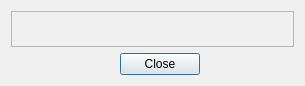
<?xml version="1.0" encoding="UTF-8"?>
<ui version="4.0">
 <class>dialogInfo</class>
 <widget class="QDialog" name="dialogInfo">
  <property name="geometry">
   <rect>
    <x>0</x>
    <y>0</y>
    <width>305</width>
    <height>86</height>
   </rect>
  </property>
  <property name="sizePolicy">
   <sizepolicy hsizetype="Minimum" vsizetype="Minimum">
    <horstretch>0</horstretch>
    <verstretch>0</verstretch>
   </sizepolicy>
  </property>
  <layout class="QVBoxLayout" name="verticalLayout">
   <item>
    <widget class="QFrame" name="frame">
     <property name="frameShape">
      <enum>QFrame::StyledPanel</enum>
     </property>
     <property name="frameShadow">
      <enum>QFrame::Raised</enum>
     </property>
     <layout class="QHBoxLayout" name="horizontalLayout">
      <item>
       <widget class="QLabel" name="label">
        <property name="sizePolicy">
         <sizepolicy hsizetype="Preferred" vsizetype="Minimum">
          <horstretch>0</horstretch>
          <verstretch>0</verstretch>
         </sizepolicy>
        </property>
        <property name="text">
         <string/>
        </property>
        <property name="alignment">
         <set>Qt::AlignLeading|Qt::AlignLeft|Qt::AlignTop</set>
        </property>
        <property name="openExternalLinks">
         <bool>true</bool>
        </property>
        <property name="textInteractionFlags">
         <set>Qt::TextBrowserInteraction</set>
        </property>
       </widget>
      </item>
     </layout>
    </widget>
   </item>
   <item>
    <layout class="QHBoxLayout" name="buttonsHorizontalLayout">
     <item>
      <spacer name="horizontalSpacer_2">
       <property name="orientation">
        <enum>Qt::Horizontal</enum>
       </property>
       <property name="sizeHint" stdset="0">
        <size>
         <width>40</width>
         <height>20</height>
        </size>
       </property>
      </spacer>
     </item>
     <item>
      <widget class="QDialogButtonBox" name="buttonBox">
       <property name="locale">
        <locale language="English" country="UnitedStates"/>
       </property>
       <property name="orientation">
        <enum>Qt::Horizontal</enum>
       </property>
       <property name="standardButtons">
        <set>QDialogButtonBox::Close</set>
       </property>
      </widget>
     </item>
     <item>
      <spacer name="horizontalSpacer">
       <property name="orientation">
        <enum>Qt::Horizontal</enum>
       </property>
       <property name="sizeHint" stdset="0">
        <size>
         <width>40</width>
         <height>20</height>
        </size>
       </property>
      </spacer>
     </item>
    </layout>
   </item>
  </layout>
 </widget>
 <resources/>
 <connections>
  <connection>
   <sender>buttonBox</sender>
   <signal>accepted()</signal>
   <receiver>dialogInfo</receiver>
   <slot>accept()</slot>
   <hints>
    <hint type="sourcelabel">
     <x>248</x>
     <y>254</y>
    </hint>
    <hint type="destinationlabel">
     <x>157</x>
     <y>274</y>
    </hint>
   </hints>
  </connection>
  <connection>
   <sender>buttonBox</sender>
   <signal>rejected()</signal>
   <receiver>dialogInfo</receiver>
   <slot>reject()</slot>
   <hints>
    <hint type="sourcelabel">
     <x>316</x>
     <y>260</y>
    </hint>
    <hint type="destinationlabel">
     <x>286</x>
     <y>274</y>
    </hint>
   </hints>
  </connection>
 </connections>
</ui>
